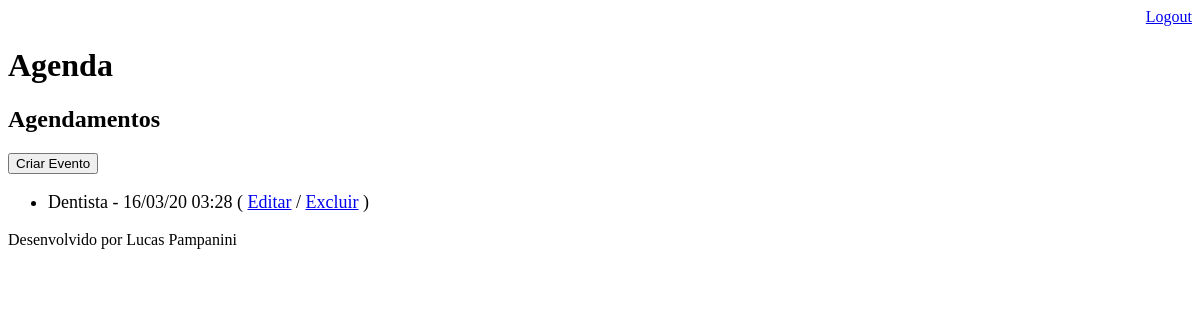
Page /agenda/ (signed in) on the earlier database version.
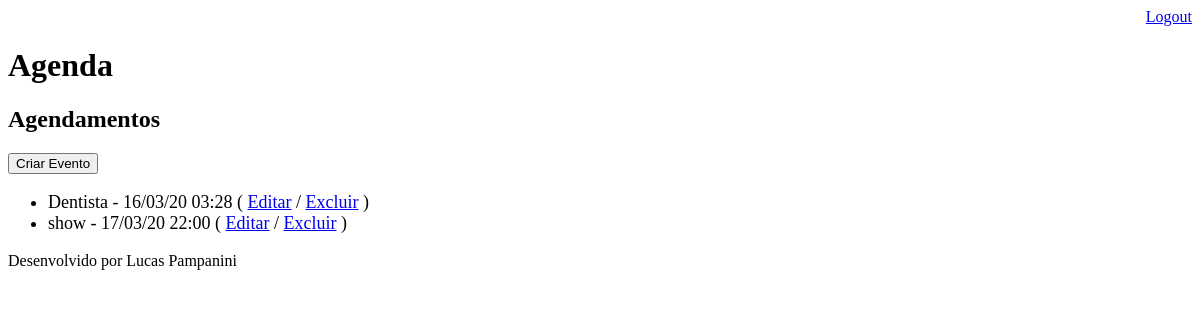
Same page on the later database version.
### core/models.py (models this page shows, shortened)
class Eevnto(models.Model):
    titulo = models.CharField(max_length=100)
    descricao = models.TextField(blank=True, null=True)
    data_evento = models.DateTimeField(verbose_name='Data do evento')
    data_criacao = models.DateTimeField(auto_now=True, verbose_name='Data de criação')
    usuario = models.ForeignKey(User, on_delete=models.CASCADE)
    class Meta:
        db_table = 'evento'
    def get_data_evento(self):
        return self.data_evento.strftime('%d/%m/%y %H:%M')

### core/views.py (the view)
# urls.py: path('agenda/', views.lista_eventos),
@login_required(login_url='/login/')
def lista_eventos(request):
    user = request.user
    evento = Eevnto.objects.filter(usuario=user)
    dados = {'eventos': evento}
    return render(request, 'agenda.html', dados)

### templates/agenda.html
{% extends "model-page.html" %}
    {% block content %}
            <h2>Agendamentos</h2>
            <a href="evento/">
                <button type="button">Criar Evento</button>
            </a>
            <ul style="font-size: 18px">
                {% for evento in eventos %}
                    <li>{{ evento.titulo }} - {{ evento.get_data_evento }}
                       ( <a href="evento/?id={{ evento.id }}">Editar</a>
                       / <a href="evento/delete/{{ evento.id }}/">Excluir</a> )
                    </li>
                {% endfor %}
            </ul>
    {% endblock %}

### templates/model-page.html
<!DOCTYPE html>
<html lang="en">
<head>
    {% include "model-header.html" %}
</head>
<body>
    {% block content %} {% endblock %}
    {% include "model-footer.html" %}
</body>
</html>

### templates/model-header.html (shortened to what this page needs)
    <div align="right">
        <a href="/logout">Logout</a>
    </div>
    <h1>Agenda</h1>

### templates/model-footer.html
<p>Desenvolvido por Lucas Pampanini</p>

Differences in the rows shown:
added Eevnto: titulo "show", get_data_evento "17/03/20 22:00"
